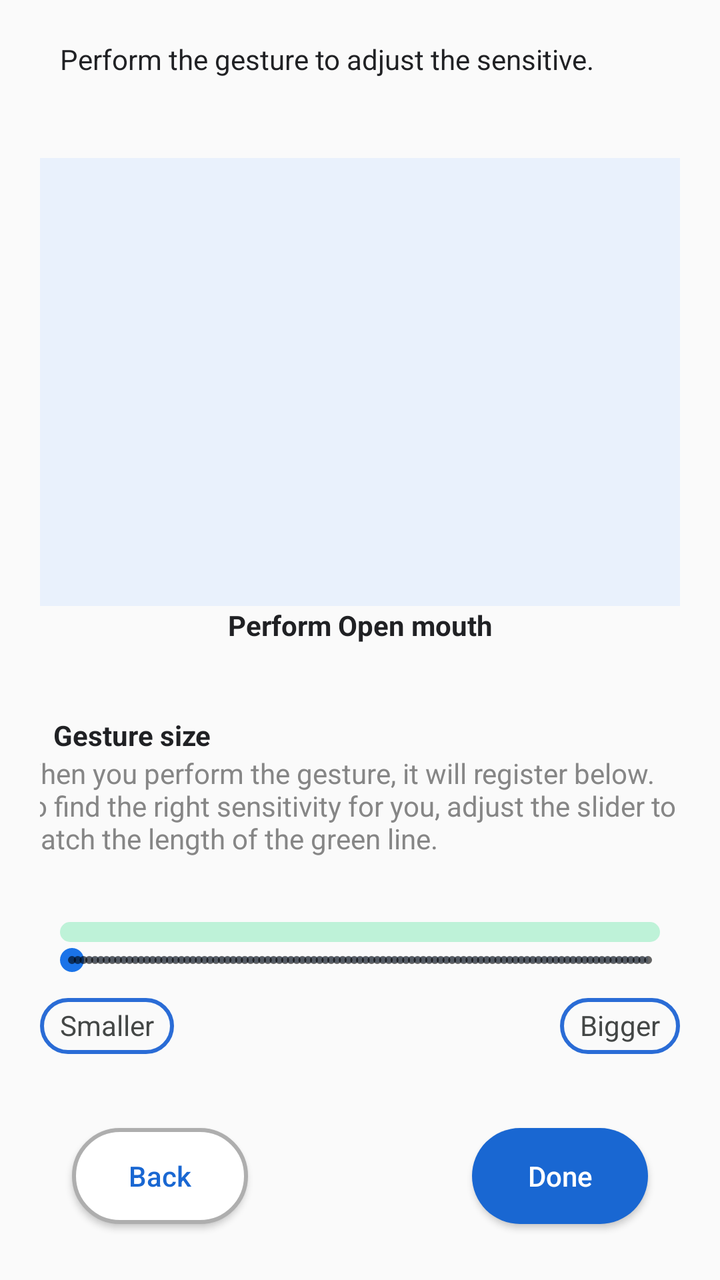
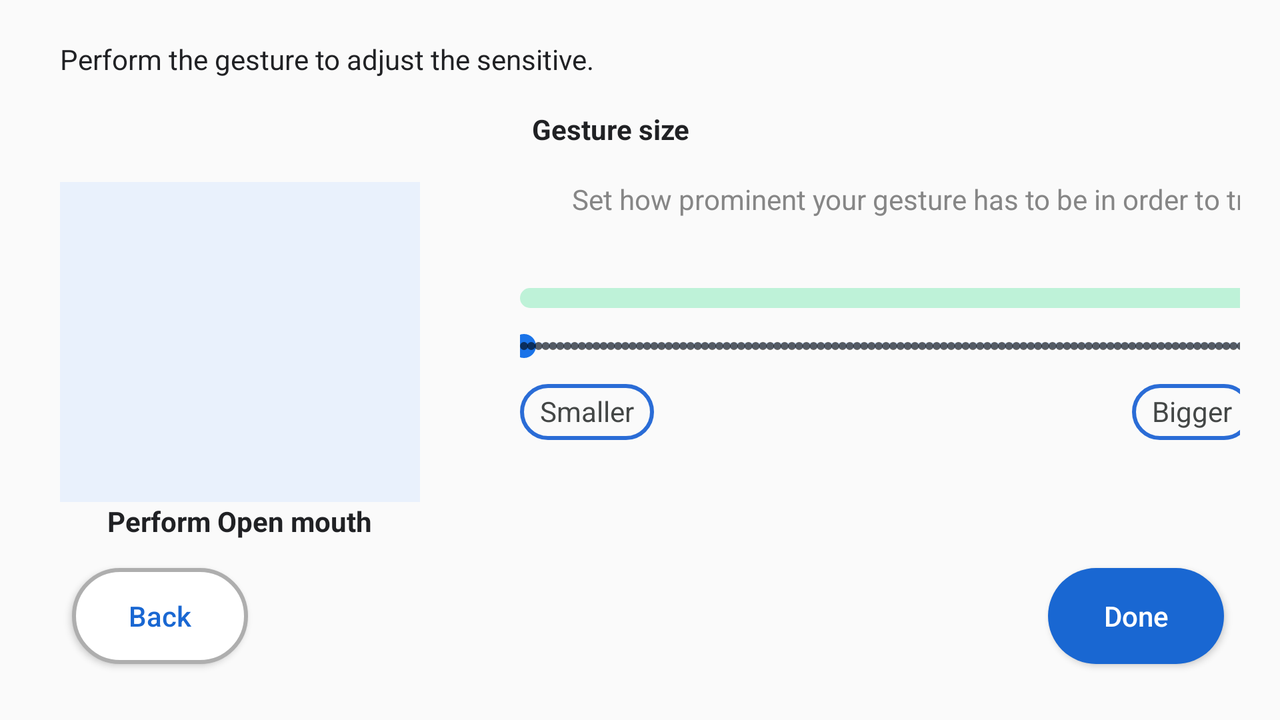

Compare how this app lays out the same screen by default and in its alternative resource folder. The renders come first, then the two layout files and the values they reference.
<!-- AndroidManifest.xml: application theme AppTheme -->
<!-- res/layout/activity_gesture_size.xml -->
<?xml version="1.0" encoding="utf-8"?>
<androidx.constraintlayout.widget.ConstraintLayout xmlns:android="http://schemas.android.com/apk/res/android"
    xmlns:app="http://schemas.android.com/apk/res-auto"
    xmlns:tools="http://schemas.android.com/tools"
    android:id="@+id/gestureSizeLayout"
    android:layout_width="match_parent"
    android:layout_height="match_parent"
    android:padding="20dp"
    tools:context=".GestureSizeActivity">


    <TextView
        android:id="@+id/title"
        android:layout_width="wrap_content"
        android:layout_height="wrap_content"
        android:layout_marginStart="10dp"
        android:text="Perform the gesture to adjust the sensitive."
        android:textSize="14sp"
        app:layout_constraintStart_toStartOf="parent"
        app:layout_constraintTop_toTopOf="parent" />

    <LinearLayout
        android:id="@+id/cameraBoxPlaceHolder"
        android:layout_width="333dp"
        android:layout_height="224dp"
        android:layout_marginStart="10dp"
        android:layout_marginTop="40dp"
        android:layout_marginEnd="10dp"
        android:background="#E9F1FC"
        android:orientation="vertical"
        app:layout_constraintEnd_toEndOf="parent"
        app:layout_constraintStart_toStartOf="parent"
        app:layout_constraintTop_toBottomOf="@+id/title"></LinearLayout>

    <TextView
        android:id="@+id/gestureSizeTitle"
        android:layout_width="wrap_content"
        android:layout_height="wrap_content"
        android:layout_marginTop="36dp"
        android:text="Gesture size"
        android:textSize="14sp"
        android:textStyle="bold"
        app:layout_constraintEnd_toEndOf="parent"
        app:layout_constraintHorizontal_bias="0.027"
        app:layout_constraintStart_toStartOf="parent"
        app:layout_constraintTop_toBottomOf="@+id/targetGesture" />

    <TextView
        android:id="@+id/gestureSizeDescription"
        android:layout_width="345dp"
        android:layout_height="64dp"
        android:lines="3"
        android:text="When you perform the gesture, it will register below. To find the right sensitivity for you, adjust the slider to match the length of the green line."
        android:textColor="#868686"
        app:layout_constraintEnd_toEndOf="parent"
        app:layout_constraintStart_toStartOf="parent"
        app:layout_constraintTop_toBottomOf="@+id/gestureSizeTitle" />

    <ProgressBar
        android:id="@+id/gestureSizeBar"
        style="?android:attr/progressBarStyleHorizontal"
        android:layout_width="match_parent"
        android:layout_height="10dp"
        android:layout_marginStart="10dp"
        android:layout_marginTop="20dp"
        android:layout_marginEnd="10dp"
        android:progressDrawable="@drawable/custom_progress"
        app:layout_constraintEnd_toEndOf="parent"
        app:layout_constraintHorizontal_bias="0.0"
        app:layout_constraintStart_toStartOf="parent"
        app:layout_constraintTop_toBottomOf="@+id/gestureSizeDescription" />

    <SeekBar
        android:id="@+id/gestureSizeSeekBar"
        style="@style/Widget.AppCompat.SeekBar.Discrete"
        android:layout_width="match_parent"
        android:layout_height="wrap_content"
        android:maxHeight="3dp"
        android:progressDrawable="@drawable/custom_seekbar"
        android:thumbTint="#1a73e8"
        app:layout_constraintEnd_toEndOf="parent"
        app:layout_constraintHorizontal_bias="0.0"
        app:layout_constraintStart_toStartOf="parent"
        app:layout_constraintTop_toBottomOf="@+id/gestureSizeBar" />

    <TextView
        android:id="@+id/Smaller"
        android:layout_width="wrap_content"
        android:layout_height="wrap_content"
        android:layout_marginTop="10dp"
        android:background="@drawable/textview_custom"
        android:paddingLeft="10dp"
        android:paddingTop="4dp"
        android:paddingRight="10dp"
        android:paddingBottom="5dp"
        android:text="Smaller"
        android:textColor="#444746"
        app:layout_constraintStart_toStartOf="@+id/gestureSizeSeekBar"
        app:layout_constraintTop_toBottomOf="@+id/gestureSizeSeekBar" />

    <TextView
        android:id="@+id/Bigger"
        android:layout_width="wrap_content"
        android:layout_height="wrap_content"
        android:layout_marginTop="10dp"
        android:background="@drawable/textview_custom"
        android:paddingLeft="10dp"
        android:paddingTop="4dp"
        android:paddingRight="10dp"
        android:paddingBottom="5dp"
        android:text="Bigger"
        android:textColor="#444746"
        app:layout_constraintEnd_toEndOf="@+id/gestureSizeSeekBar"
        app:layout_constraintTop_toBottomOf="@+id/gestureSizeSeekBar" />

    <Button
        android:id="@+id/doneBtn"
        android:layout_width="wrap_content"
        android:layout_height="wrap_content"
        android:layout_marginEnd="16dp"
        android:layout_marginBottom="8dp"
        android:background="@drawable/round_button"
        android:text="Done"
        android:textAllCaps="false"
        app:layout_constraintBottom_toBottomOf="parent"
        app:layout_constraintEnd_toEndOf="parent" />

    <Button
        android:id="@+id/backBtn"
        android:layout_width="wrap_content"
        android:layout_height="wrap_content"
        android:layout_marginStart="16dp"
        android:layout_marginBottom="8dp"
        android:background="@drawable/round_button_w"
        android:text="Back"
        android:textAllCaps="false"
        android:textColor="#1967d2"
        app:layout_constraintBottom_toBottomOf="parent"
        app:layout_constraintStart_toStartOf="parent" />

    <TextView
        android:id="@+id/targetGesture"
        android:layout_width="wrap_content"
        android:layout_height="wrap_content"
        android:text="Perform &quot;Open mouth&quot;"
        android:textStyle="bold"
        app:layout_constraintEnd_toEndOf="@+id/cameraBoxPlaceHolder"
        app:layout_constraintStart_toStartOf="@+id/cameraBoxPlaceHolder"
        app:layout_constraintTop_toBottomOf="@+id/cameraBoxPlaceHolder" />


</androidx.constraintlayout.widget.ConstraintLayout>
<!-- resources referenced by this layout -->
<resources>
  <!-- drawable custom_progress (drawable) -->
  <?xml version="1.0" encoding="utf-8"?>
  <layer-list xmlns:android="http://schemas.android.com/apk/res/android">
      <item android:id="@android:id/background">
          <shape android:shape="rectangle">
              <corners android:radius="6dp"/>
              <solid android:color="#bef2d8"/>
          </shape>
      </item>
  
      <item android:id="@android:id/progress">
          <scale android:scaleWidth="100%">
              <shape android:shape="rectangle">
                  <corners android:radius="6dp"/>
                  <solid android:color="#04DE71"/>
              </shape>
          </scale>
      </item>
  </layer-list>
  <!-- drawable custom_seekbar (drawable) -->
  <?xml version="1.0" encoding="utf-8"?>
  <layer-list xmlns:android="http://schemas.android.com/apk/res/android">
      
      <item android:id="@android:id/background">
          <shape>
              <solid android:color="#d2e3fc" /> 
          </shape>
      </item>
      
      <item android:id="@android:id/progress">
          <clip>
              <shape>
                  <solid android:color="#1a73e8" /> 
              </shape>
          </clip>
      </item>
  </layer-list>
  <!-- drawable round_button (drawable) -->
  <?xml version="1.0" encoding="utf-8"?>
  <shape xmlns:android="http://schemas.android.com/apk/res/android">
      <solid android:color="#1967D2" />
      <corners android:radius="500dp" />
  </shape>
  <!-- drawable round_button_w (drawable) -->
  <?xml version="1.0" encoding="utf-8"?>
  <shape xmlns:android="http://schemas.android.com/apk/res/android">
      <solid android:color="#FFFFFF" />
      <stroke android:width="2dp" android:color="#AEAEAE" />
      <corners android:radius="500dp" />
  </shape>
  <!-- drawable textview_custom (drawable) -->
  <?xml version="1.0" encoding="utf-8"?>
  <shape xmlns:android="http://schemas.android.com/apk/res/android">
      <stroke
          android:width="2dp"
          android:color="#2A6CD6" />
      <corners android:radius="100dp" />
  </shape>
  <style name="AppTheme" parent="Theme.AppCompat.Light">
          <item name="android:buttonStyle">@style/MyButtonStyle</item>
          <item name="android:textColor">#202124</item>
          <item name="colorPrimary">@color/white</item>
      </style>
  <style name="MyButtonStyle" parent="Widget.AppCompat.Button">
          <item name="android:textColor">#FFFFFF</item>
      </style>
  <color name="white">#FFFFFFFF</color>
</resources>
<!-- res/layout-land/activity_gesture_size.xml (the repository's variant of the layout above) -->
<!-- drawn on the phone turned sideways -->
<?xml version="1.0" encoding="utf-8"?>
<androidx.constraintlayout.widget.ConstraintLayout xmlns:android="http://schemas.android.com/apk/res/android"
    xmlns:app="http://schemas.android.com/apk/res-auto"
    xmlns:tools="http://schemas.android.com/tools"
    android:id="@+id/gestureSizeLayout"
    android:layout_width="match_parent"
    android:layout_height="match_parent"
    android:padding="20dp"
    tools:context=".GestureSizeActivity">


    <TextView
        android:id="@+id/title"
        android:layout_width="wrap_content"
        android:layout_height="wrap_content"
        android:layout_marginStart="10dp"
        android:text="Perform the gesture to adjust the sensitive."
        android:textSize="14sp"
        app:layout_constraintStart_toStartOf="parent"
        app:layout_constraintTop_toTopOf="parent" />

    <LinearLayout
        android:id="@+id/cameraBoxPlaceHolder"
        android:layout_width="0dp"
        android:layout_height="0dp"
        android:layout_marginStart="10dp"
        android:layout_marginTop="52dp"
        android:background="#E9F1FC"
        android:orientation="vertical"
        app:layout_constraintHeight_percent="0.5"
        app:layout_constraintStart_toStartOf="parent"
        app:layout_constraintTop_toBottomOf="@+id/title"
        app:layout_constraintWidth_percent="0.3"></LinearLayout>

    <TextView
        android:id="@+id/gestureSizeTitle"
        android:layout_width="wrap_content"
        android:layout_height="wrap_content"
        android:layout_marginStart="56dp"
        android:layout_marginTop="16dp"
        android:text="Gesture size"
        android:textSize="14sp"
        android:textStyle="bold"
        app:layout_constraintStart_toEndOf="@+id/cameraBoxPlaceHolder"
        app:layout_constraintTop_toBottomOf="@+id/title" />

    <TextView
        android:id="@+id/gestureSizeDescription"
        android:layout_width="439dp"
        android:maxLines="2"
        android:layout_height="34dp"
        android:layout_marginStart="76dp"
        android:layout_marginTop="16dp"
        android:singleLine="false"
        android:text="Set how prominent your gesture has to be in order to trigger the action."
        android:textColor="#868686"
        app:layout_constraintStart_toEndOf="@+id/cameraBoxPlaceHolder"
        app:layout_constraintTop_toBottomOf="@+id/gestureSizeTitle" />

    <ProgressBar
        android:id="@+id/gestureSizeBar"
        style="?android:attr/progressBarStyleHorizontal"
        android:layout_width="0dp"
        android:layout_height="10dp"
        android:layout_marginStart="50dp"
        android:layout_marginTop="20dp"
        android:progressDrawable="@drawable/custom_progress"
        app:layout_constraintStart_toEndOf="@+id/cameraBoxPlaceHolder"
        app:layout_constraintTop_toBottomOf="@+id/gestureSizeDescription"
        app:layout_constraintWidth_percent="0.61" />

    <SeekBar
        android:id="@+id/gestureSizeSeekBar"
        style="@style/Widget.AppCompat.SeekBar.Discrete"
        android:layout_width="0dp"
        android:layout_height="wrap_content"
        android:layout_marginTop="10dp"
        android:layout_weight="2"
        android:maxHeight="3dp"
        android:paddingStart="2dip"
        android:paddingEnd="2dip"
        android:progressDrawable="@drawable/custom_seekbar"
        android:thumbTint="#1a73e8"
        app:layout_constraintEnd_toEndOf="@+id/gestureSizeBar"

        app:layout_constraintStart_toStartOf="@+id/gestureSizeBar"
        app:layout_constraintTop_toBottomOf="@+id/gestureSizeBar"
        app:layout_constraintWidth_percent="0.61" />

    <TextView
        android:id="@+id/Smaller"
        android:layout_width="wrap_content"
        android:layout_height="wrap_content"
        android:layout_marginTop="10dp"
        android:background="@drawable/textview_custom"
        android:paddingLeft="10dp"
        android:paddingTop="4dp"
        android:paddingRight="10dp"
        android:paddingBottom="5dp"
        android:text="Smaller"
        android:textColor="#444746"
        app:layout_constraintStart_toStartOf="@+id/gestureSizeSeekBar"
        app:layout_constraintTop_toBottomOf="@+id/gestureSizeSeekBar" />

    <TextView
        android:id="@+id/Bigger"
        android:layout_width="wrap_content"
        android:layout_height="wrap_content"
        android:layout_marginTop="10dp"
        android:background="@drawable/textview_custom"
        android:paddingLeft="10dp"
        android:paddingTop="4dp"
        android:paddingRight="10dp"
        android:paddingBottom="5dp"
        android:text="Bigger"
        android:textColor="#444746"
        app:layout_constraintEnd_toEndOf="@+id/gestureSizeSeekBar"
        app:layout_constraintTop_toBottomOf="@+id/gestureSizeSeekBar" />

    <Button
        android:id="@+id/doneBtn"
        android:layout_width="wrap_content"
        android:layout_height="wrap_content"
        android:layout_marginEnd="8dp"
        android:layout_marginBottom="8dp"
        android:background="@drawable/round_button"
        android:text="Done"
        android:textAllCaps="false"
        app:layout_constraintBottom_toBottomOf="parent"
        app:layout_constraintEnd_toEndOf="parent" />

    <Button
        android:id="@+id/backBtn"
        android:layout_width="wrap_content"
        android:layout_height="wrap_content"
        android:layout_marginStart="16dp"
        android:layout_marginBottom="8dp"
        android:background="@drawable/round_button_w"
        android:text="Back"
        android:textAllCaps="false"
        android:textColor="#1967d2"
        app:layout_constraintBottom_toBottomOf="parent"
        app:layout_constraintStart_toStartOf="parent" />

    <TextView
        android:id="@+id/targetGesture"
        android:layout_width="wrap_content"
        android:layout_height="wrap_content"
        android:text="Perform &quot;Open mouth&quot;"
        android:textStyle="bold"
        app:layout_constraintEnd_toEndOf="@+id/cameraBoxPlaceHolder"
        app:layout_constraintStart_toStartOf="@+id/cameraBoxPlaceHolder"
        app:layout_constraintTop_toBottomOf="@+id/cameraBoxPlaceHolder" />


</androidx.constraintlayout.widget.ConstraintLayout>
